Frame 1 (no input): blank canvas, image omitted
Frame 60 (no input): blank canvas, image omitted
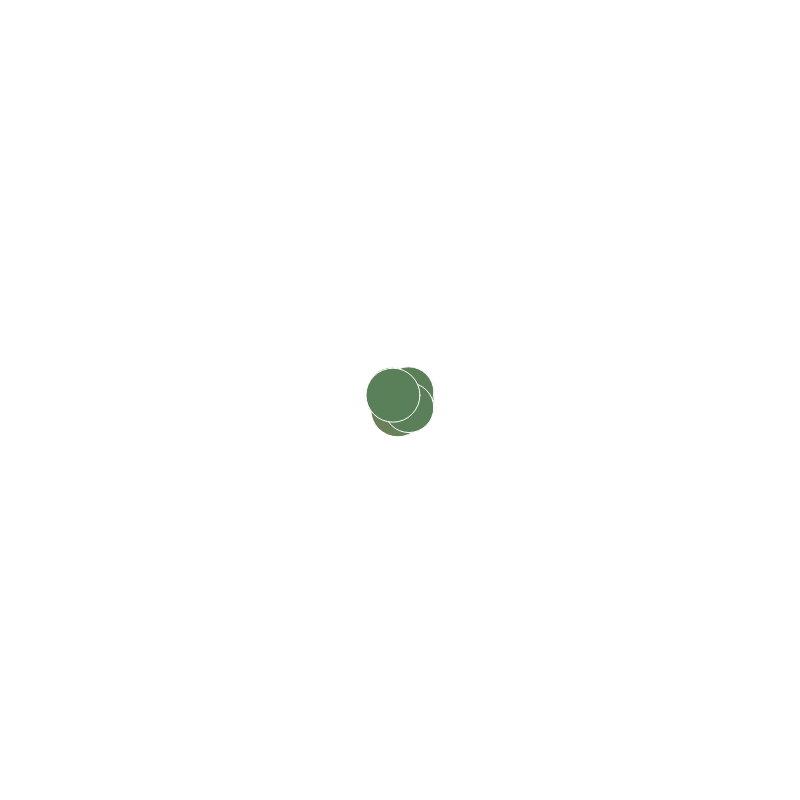
Frame 120 (the mouse pressed at the canvas centre since frame 60)

The p5.js sketch whose frames 1 and 60 were blank and that drew this single picture after the mouse press (run headless with seeded random() and noise() and a simulated clock; from frame 60 on, the mouse is pressed at the canvas centre):

// p5.js sketch
// ── sketch.js
function setup() {
  createCanvas(800, 800);
}

var myhue = 0;

function draw() {
  colorMode(HSB);
  var xPos = random ( 20 ) -10;
  var yPos = random ( 20 ) -10;
  var randomSize = 5 +random(50);
  myhue += 1;
  stroke(255, 50);
  fill(myhue, 30, 50);
  strokeWeight(1);

  if (myhue > 300) {
    myhue = 0;
  }
  /* I'm drawing lines here.
  Hi! I'm Minyoung! */
  //line(mouseX, mouseY, pmouseX, pmouseY);

  if( mouseIsPressed) {
    //line(mouseX, mouseY, pmouseX+xPos, pmouseY+yPos);
    ellipse(mouseX+xPos, mouseY+yPos, randomSize, randomSize);
  }

  if(keyIsPressed) {
    background (0);
  }

  /* noStroke();
  fill(mouseX);
  ellipse (width/2, height/2, mouseX, mouseY); */
}
